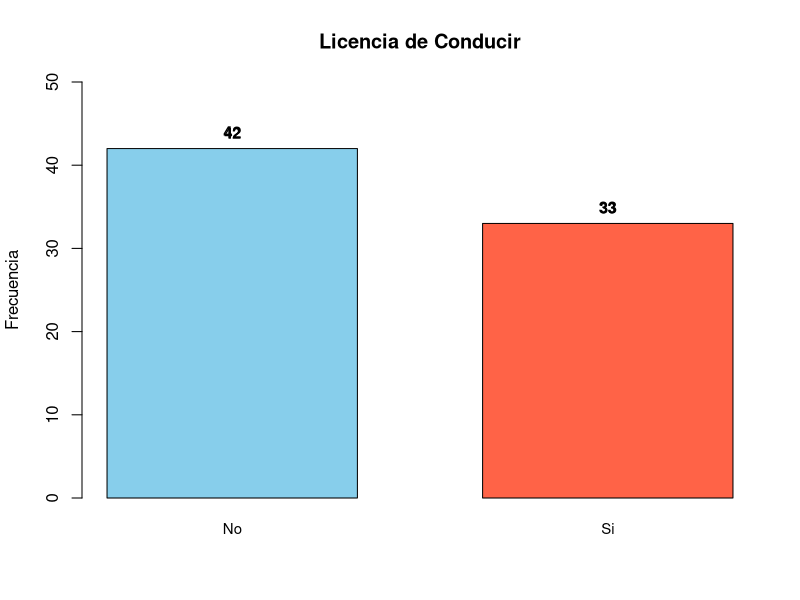
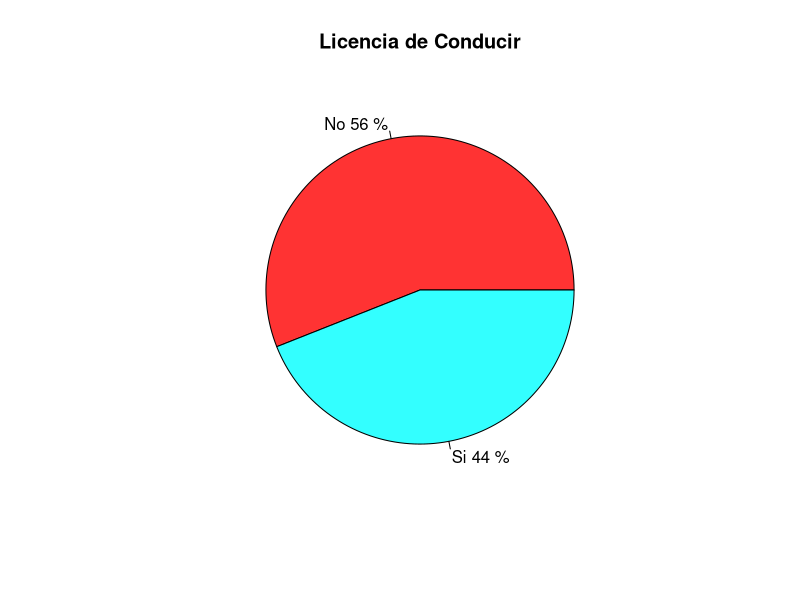

The R source for these figures, in order:
## ---- chunk 1
knitr::opts_chunk$set(echo = TRUE)
## ---- chunk 2
rm(list = ls())

## ---- chunk 3
Licencia <- c("No", "Si", "No", "Si", "Si", "No", "Si", "No", "No", "No", "Si", "Si", "No", "No", "Si",
 "No", "No", "Si", "No", "No", "Si", "Si", "Si", "No", "No", "Si", "No", "Si", "No", "No", "No", "No", "Si", "Si", "No", "Si",
 "Si", "No", "Si", "Si", "No", "Si", "No", "No", "Si", "No", "No", "No", "No", "Si", "Si", "Si", "No", "Si", "No", "No", "No",
 "No", "Si", "Si", "No", "Si", "No", "Si", "No", "No", "No", "Si", "No", "Si", "No", "Si", "Si", "No", "No")
               
## ---- chunk 4
summary(Licencia)
## ---- chunk 5
Licencia_ord <- sort(Licencia); (Licencia)
## ---- chunk 6
table(Licencia)                # Frecuencias
prop.table(table(Licencia))    # Proporciones
## ---- chunk 7

freq <- table(Licencia)
porc <- round(prop.table(freq)*100, 1)
mi_min <- names(freq)[which.min(freq)] 
(mi_min)
mi_max <- names(freq)[which.max(freq)] 
(mi_max)
## ---- chunk 8
bar_colors <- c("skyblue", "tomato")

# Gráfico
bp <- barplot(freq,
              col = bar_colors,
              main = "Licencia de Conducir",
              xlab = "",
              ylab = "Frecuencia",
              ylim = c(0, 50),   # << ahora llega hasta 50
              cex.names = 0.9,
              space = 0.5
)

# Agregar valores encima de cada barra
text(bp, freq, labels = freq, pos = 3, cex = 1, font = 2)
text(bp, freq, labels = freq, pos = 3, cex = 0.9, font = 2)
      
## ---- chunk 9
pie(freq,
    labels = paste(names(freq), porc, "%"),
    col = rainbow(length(freq), 0.8),
    main = "Licencia de Conducir")
